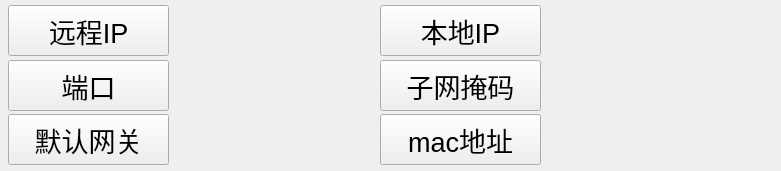
   <widget class="QFrame" name="frame_3">
    <property name="geometry">
     <rect>
      <x>4</x>
      <y>87</y>
      <width>781</width>
      <height>171</height>
     </rect>
    </property>
    <property name="sizePolicy">
     <sizepolicy hsizetype="Ignored" vsizetype="Ignored">
      <horstretch>0</horstretch>
      <verstretch>0</verstretch>
     </sizepolicy>
    </property>
    <property name="minimumSize">
     <size>
      <width>13</width>
      <height>0</height>
     </size>
    </property>
    <property name="font">
     <font>
      <pointsize>24</pointsize>
      <weight>50</weight>
      <bold>false</bold>
      <kerning>true</kerning>
     </font>
    </property>
    <property name="autoFillBackground">
     <bool>false</bool>
    </property>
    <property name="styleSheet">
     <string notr="true">background-image: url(:/background/qrc/background/back.png);
 </string>
    </property>
    <property name="frameShape">
     <enum>QFrame::NoFrame</enum>
    </property>
    <property name="frameShadow">
     <enum>QFrame::Sunken</enum>
    </property>
    <widget class="QPushButton" name="btn_1">
     <property name="geometry">
      <rect>
       <x>8</x>
       <y>5</y>
       <width>161</width>
       <height>51</height>
      </rect>
     </property>
     <property name="font">
      <font>
       <pointsize>20</pointsize>
       <weight>50</weight>
       <bold>false</bold>
      </font>
     </property>
     <property name="focusPolicy">
      <enum>Qt::NoFocus</enum>
     </property>
     <property name="text">
      <string> 远程IP </string>
     </property>
    </widget>
    <widget class="QPushButton" name="btn_3">
     <property name="geometry">
      <rect>
       <x>8</x>
       <y>60</y>
       <width>161</width>
       <height>51</height>
      </rect>
     </property>
     <property name="font">
      <font>
       <pointsize>20</pointsize>
       <weight>50</weight>
       <bold>false</bold>
      </font>
     </property>
     <property name="focusPolicy">
      <enum>Qt::NoFocus</enum>
     </property>
     <property name="text">
      <string>端口</string>
     </property>
    </widget>
    <widget class="QPushButton" name="btn_4">
     <property name="geometry">
      <rect>
       <x>380</x>
       <y>5</y>
       <width>161</width>
       <height>51</height>
      </rect>
     </property>
     <property name="font">
      <font>
       <pointsize>20</pointsize>
       <weight>50</weight>
       <bold>false</bold>
      </font>
     </property>
     <property name="focusPolicy">
      <enum>Qt::NoFocus</enum>
     </property>
     <property name="text">
      <string>本地IP</string>
     </property>
    </widget>
    <widget class="QPushButton" name="btn_5">
     <property name="geometry">
      <rect>
       <x>380</x>
       <y>60</y>
       <width>161</width>
       <height>51</height>
      </rect>
     </property>
     <property name="font">
      <font>
       <pointsize>20</pointsize>
       <weight>50</weight>
       <bold>false</bold>
      </font>
     </property>
     <property name="focusPolicy">
      <enum>Qt::NoFocus</enum>
     </property>
     <property name="text">
      <string>子网掩码</string>
     </property>
    </widget>
    <widget class="QPushButton" name="btn_6">
     <property name="geometry">
      <rect>
       <x>8</x>
       <y>114</y>
       <width>161</width>
       <height>51</height>
      </rect>
     </property>
     <property name="font">
      <font>
       <pointsize>20</pointsize>
       <weight>50</weight>
       <bold>false</bold>
      </font>
     </property>
     <property name="focusPolicy">
      <enum>Qt::NoFocus</enum>
     </property>
     <property name="text">
      <string>默认网关</string>
     </property>
    </widget>
    <widget class="QLabel" name="lbl_farip">
     <property name="geometry">
      <rect>
       <x>180</x>
       <y>9</y>
       <width>191</width>
       <height>41</height>
      </rect>
     </property>
     <property name="font">
      <font>
       <pointsize>20</pointsize>
       <weight>75</weight>
       <bold>true</bold>
      </font>
     </property>
     <property name="text">
      <string/>
     </property>
    </widget>
    <widget class="QLabel" name="lbl_art">
     <property name="geometry">
      <rect>
       <x>180</x>
       <y>64</y>
       <width>161</width>
       <height>41</height>
      </rect>
     </property>
     <property name="font">
      <font>
       <pointsize>20</pointsize>
       <weight>75</weight>
       <bold>true</bold>
      </font>
     </property>
     <property name="text">
      <string/>
     </property>
    </widget>
    <widget class="QLabel" name="lbl_localip">
     <property name="geometry">
      <rect>
       <x>560</x>
       <y>9</y>
       <width>201</width>
       <height>41</height>
      </rect>
     </property>
     <property name="font">
      <font>
       <pointsize>20</pointsize>
       <weight>75</weight>
       <bold>true</bold>
      </font>
     </property>
     <property name="text">
      <string/>
     </property>
    </widget>
    <widget class="QLabel" name="lbl_ma">
     <property name="geometry">
      <rect>
       <x>560</x>
       <y>64</y>
       <width>201</width>
       <height>41</height>
      </rect>
     </property>
     <property name="font">
      <font>
       <pointsize>20</pointsize>
       <weight>75</weight>
       <bold>true</bold>
      </font>
     </property>
     <property name="text">
      <string/>
     </property>
    </widget>
    <widget class="QLabel" name="lbl_guan">
     <property name="geometry">
      <rect>
       <x>180</x>
       <y>118</y>
       <width>161</width>
       <height>41</height>
      </rect>
     </property>
     <property name="font">
      <font>
       <pointsize>20</pointsize>
       <weight>75</weight>
       <bold>true</bold>
      </font>
     </property>
     <property name="text">
      <string/>
     </property>
    </widget>
    <widget class="QPushButton" name="btn_7">
     <property name="geometry">
      <rect>
       <x>380</x>
       <y>114</y>
       <width>161</width>
       <height>51</height>
      </rect>
     </property>
     <property name="font">
      <font>
       <pointsize>20</pointsize>
       <weight>50</weight>
       <bold>false</bold>
      </font>
     </property>
     <property name="focusPolicy">
      <enum>Qt::NoFocus</enum>
     </property>
     <property name="text">
      <string>mac地址</string>
     </property>
    </widget>
    <widget class="QLabel" name="lbl_mac">
     <property name="geometry">
      <rect>
       <x>560</x>
       <y>118</y>
       <width>201</width>
       <height>41</height>
      </rect>
     </property>
     <property name="font">
      <font>
       <pointsize>20</pointsize>
       <weight>75</weight>
       <bold>true</bold>
      </font>
     </property>
     <property name="text">
      <string/>
     </property>
    </widget>
   </widget>
